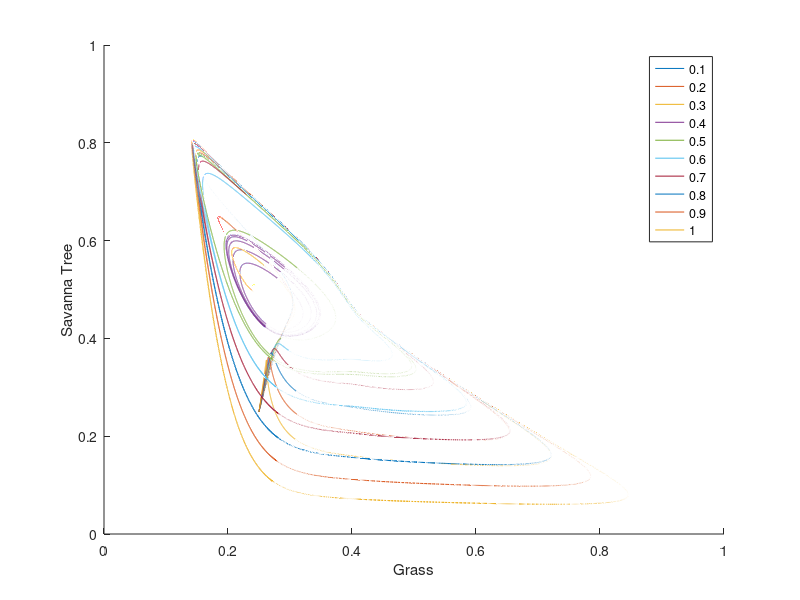
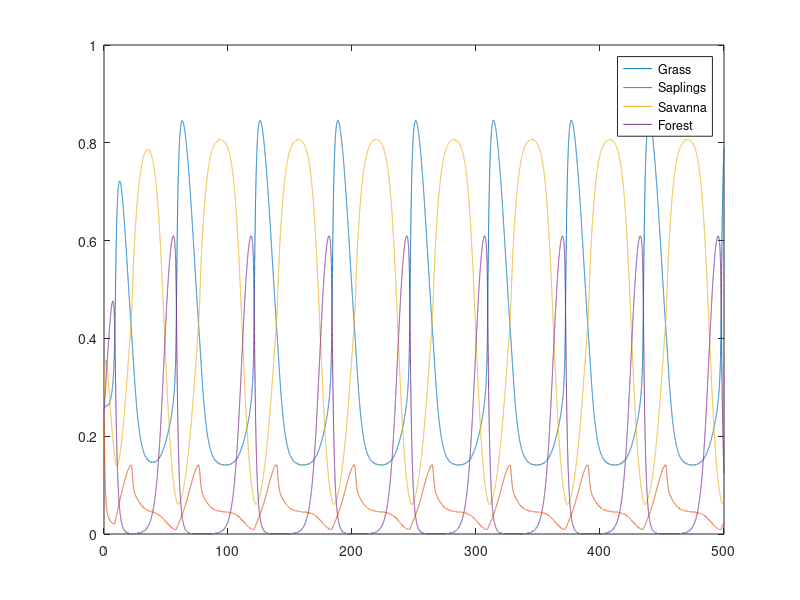

Write the MATLAB code that produced these figures, in order.
%% Explicit Euler in time to solve the 4D ODE system
%% function definitions
omega = @(w_0, w_1, g, t_1, s_1) w_0 + (w_1-w_0)./(1 + exp(-(g-t_1)/s_1));
phi = @(f_0, f_1, g, t_2, s_2) f_0 + (f_1-f_0)./(1 + exp(-(g-t_2)/s_2));
%% model parameters (values from PNAS paper)
mu = 0.1;
nu = 0.05;
alpha = 0.25; 
beta = 0.4; 

w_0 = 0.9;
w_1 = 0.4;
t_1 = 0.4;
s_1 = 0.01;

f_0 = 0.1;
f_1 = 0.9;
t_2 = 0.4;
s_2 = 0.05;
%% numerical method parameters
h = 0.01; % time discretisation parameter
n = 50000; % number of time steps
tau = n*h; % simulations time domain is [0,tau]
%% initial conditions
G = 0.25*ones(1,n+1);
T = 0.25*ones(1,n+1);
S = 0.25*ones(1,n+1);
F = ones(1,n+1) - S - T - G;
%% The Euler scheme
alpha_0=0.1;
alpha_1=0.4;
Nalpha=10;
kalpha=0;
% Ntimes=length(0:dt:T);
close all

figure(1)
hold on
for alpha=linspace(alpha_0,alpha_1,Nalpha)
for i = 2:n+1

    G(1,i) = G(1,i-1) + h*( mu*S(1,i-1) + nu*T(1,i-1)...
        - alpha*F(1,i-1)*G(1,i-1) + ...
        phi(f_0, f_1, G(1,i-1), t_2, s_2).*F(1,i-1)...
        - beta*T(1,i-1)*G(1,i-1) );
    
    S(1,i) = S(1,i-1) + h*( -mu*S(1,i-1) + beta*T(1,i-1)*G(1,i-1)...
        - alpha*F(1,i-1)*S(1,i-1)...
        - omega(w_0, w_1, G(1,i-1), t_1, s_1).*S(1,i-1) );
    
    T(1,i) = T(1,i-1) + h*( - nu*T(1,i-1) ...
        + omega(w_0, w_1, G(1,i-1), t_1, s_1).*S(1,i-1)...
        -alpha*F(1,i-1)*T(1,i-1) );
    
    F(1,i) = 1 - S(1,i) - T(1,i) - G(1,i);
    
end
plot3(G,T,F);
% plot([0 1],[0 1]);
end
xlabel('Grass') 
ylabel('Savanna Tree') 
zlabel('Forest Tree') 

legend('0.1','0.2','0.3','0.4','0.5','0.6','0.7','0.8','0.9','1')
%% plot the solution versus time
figure(2);
plot(0:h:tau,G);
hold on;
plot(0:h:tau,S);
hold on;
plot(0:h:tau,T);
hold on;
plot(0:h:tau,F);
ylim([0 1]);
legend('Grass','Saplings','Savanna','Forest');
